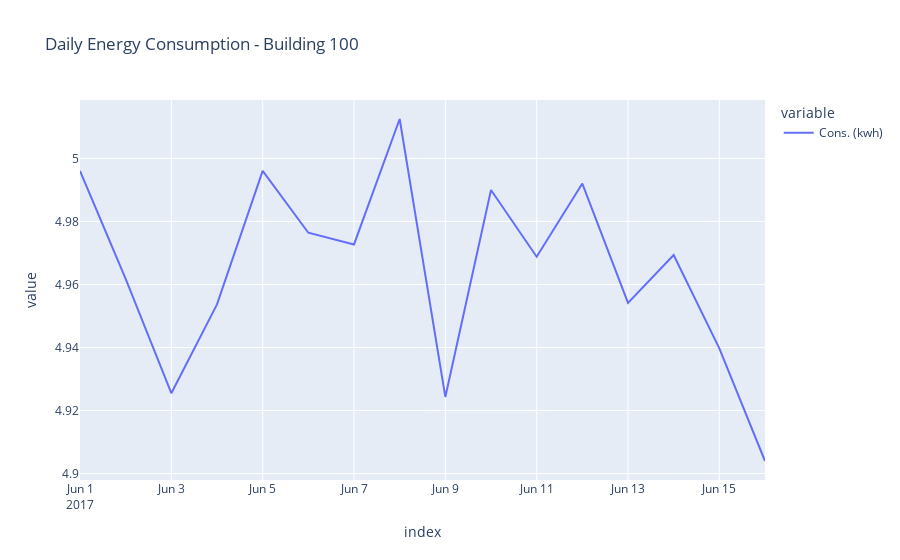

The code cell stored with this chart in its notebook:
### Code cell
import plotly.express as px 
fig = px.line(daily_consumption,title=f"Daily Energy Consumption - Building {100}")

fig.show()

### Figure 1 — Plotly figure (JSON) as saved in the notebook; plotly's stock layout.template omitted (floating-point values rounded to 4 significant figures)
{"data": [{"hovertemplate": "variable=Cons. (kwh)<br>index=%{x}<br>value=%{y}<extra></extra>", "legendgroup": "Cons. (kwh)", "line": {"color": "#636efa", "dash": "solid"}, "marker": {"symbol": "circle"}, "mode": "lines", "name": "Cons. (kwh)", "orientation": "v", "showlegend": true, "type": "scatter", "x": ["2017-06-01T00:00:00", "2017-06-02T00:00:00", "2017-06-03T00:00:00", "2017-06-04T00:00:00", "2017-06-05T00:00:00", "2017-06-06T00:00:00", "2017-06-07T00:00:00", "2017-06-08T00:00:00", "2017-06-09T00:00:00", "2017-06-10T00:00:00", "2017-06-11T00:00:00", "2017-06-12T00:00:00", "2017-06-13T00:00:00", "2017-06-14T00:00:00", "2017-06-15T00:00:00", "2017-06-16T00:00:00"], "xaxis": "x", "y": [4.996, 4.962, 4.925, 4.954, 4.996, 4.976, 4.973, 5.012, 4.924, 4.99, 4.969, 4.992, 4.954, 4.969, 4.94, 4.904], "yaxis": "y"}], "layout": {"legend": {"title": {"text": "variable"}, "tracegroupgap": 0}, "title": {"text": "Daily Energy Consumption - Building 100"}, "xaxis": {"anchor": "y", "domain": [0, 1], "title": {"text": "index"}}, "yaxis": {"anchor": "x", "domain": [0, 1], "title": {"text": "value"}}}}
